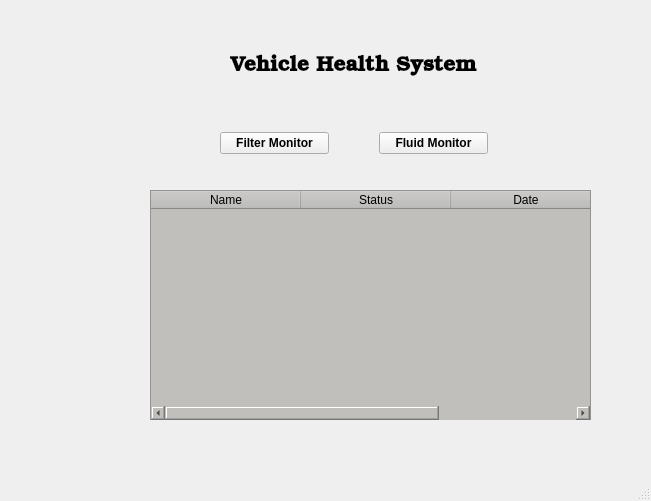
<?xml version="1.0" encoding="UTF-8"?>
<ui version="4.0">
 <class>MainWindow</class>
 <widget class="QMainWindow" name="MainWindow">
  <property name="geometry">
   <rect>
    <x>0</x>
    <y>0</y>
    <width>651</width>
    <height>501</height>
   </rect>
  </property>
  <property name="windowTitle">
   <string>MainWindow</string>
  </property>
  <widget class="QWidget" name="centralwidget">
   <widget class="QStackedWidget" name="stackedWidget">
    <property name="geometry">
     <rect>
      <x>120</x>
      <y>170</y>
      <width>481</width>
      <height>250</height>
     </rect>
    </property>
    <property name="currentIndex">
     <number>1</number>
    </property>
    <widget class="QWidget" name="page">
     <widget class="QTableWidget" name="FilterTable">
      <property name="geometry">
       <rect>
        <x>20</x>
        <y>20</y>
        <width>441</width>
        <height>231</height>
       </rect>
      </property>
      <property name="styleSheet">
       <string notr="true">background-color: rgb(192, 191, 188);</string>
      </property>
      <property name="rowCount">
       <number>0</number>
      </property>
      <attribute name="horizontalHeaderCascadingSectionResizes">
       <bool>true</bool>
      </attribute>
      <attribute name="horizontalHeaderDefaultSectionSize">
       <number>150</number>
      </attribute>
      <attribute name="horizontalHeaderShowSortIndicator" stdset="0">
       <bool>true</bool>
      </attribute>
      <attribute name="horizontalHeaderStretchLastSection">
       <bool>false</bool>
      </attribute>
      <attribute name="verticalHeaderVisible">
       <bool>false</bool>
      </attribute>
      <column>
       <property name="text">
        <string>Name</string>
       </property>
       <property name="background">
        <color>
         <red>29</red>
         <green>7</green>
         <blue>129</blue>
        </color>
       </property>
      </column>
      <column>
       <property name="text">
        <string>Status</string>
       </property>
       <property name="background">
        <color>
         <red>29</red>
         <green>7</green>
         <blue>129</blue>
        </color>
       </property>
      </column>
      <column>
       <property name="text">
        <string>Date</string>
       </property>
       <property name="background">
        <color>
         <red>29</red>
         <green>7</green>
         <blue>129</blue>
        </color>
       </property>
      </column>
     </widget>
    </widget>
    <widget class="QWidget" name="page_2">
     <widget class="QTableWidget" name="FluidTable">
      <property name="geometry">
       <rect>
        <x>30</x>
        <y>20</y>
        <width>441</width>
        <height>231</height>
       </rect>
      </property>
      <property name="styleSheet">
       <string notr="true">background-color: rgb(192, 191, 188);</string>
      </property>
      <property name="rowCount">
       <number>0</number>
      </property>
      <attribute name="horizontalHeaderCascadingSectionResizes">
       <bool>true</bool>
      </attribute>
      <attribute name="horizontalHeaderDefaultSectionSize">
       <number>150</number>
      </attribute>
      <attribute name="horizontalHeaderShowSortIndicator" stdset="0">
       <bool>true</bool>
      </attribute>
      <attribute name="horizontalHeaderStretchLastSection">
       <bool>true</bool>
      </attribute>
      <attribute name="verticalHeaderVisible">
       <bool>false</bool>
      </attribute>
      <column>
       <property name="text">
        <string>Name</string>
       </property>
       <property name="background">
        <color>
         <red>29</red>
         <green>7</green>
         <blue>129</blue>
        </color>
       </property>
      </column>
      <column>
       <property name="text">
        <string>Status</string>
       </property>
       <property name="background">
        <color>
         <red>29</red>
         <green>7</green>
         <blue>129</blue>
        </color>
       </property>
      </column>
      <column>
       <property name="text">
        <string>Date</string>
       </property>
       <property name="background">
        <color>
         <red>29</red>
         <green>7</green>
         <blue>129</blue>
        </color>
       </property>
      </column>
     </widget>
    </widget>
   </widget>
   <widget class="QLabel" name="label">
    <property name="geometry">
     <rect>
      <x>230</x>
      <y>40</y>
      <width>261</width>
      <height>51</height>
     </rect>
    </property>
    <property name="font">
     <font>
      <family>URW Bookman</family>
      <pointsize>16</pointsize>
      <bold>true</bold>
     </font>
    </property>
    <property name="text">
     <string>Vehicle Health System</string>
    </property>
   </widget>
   <widget class="QWidget" name="layoutWidget">
    <property name="geometry">
     <rect>
      <x>220</x>
      <y>130</y>
      <width>268</width>
      <height>27</height>
     </rect>
    </property>
    <layout class="QHBoxLayout" name="horizontalLayout">
     <property name="spacing">
      <number>50</number>
     </property>
     <item>
      <widget class="QPushButton" name="FilterButton">
       <property name="font">
        <font>
         <bold>true</bold>
        </font>
       </property>
       <property name="styleSheet">
        <string notr="true"/>
       </property>
       <property name="text">
        <string>Filter Monitor</string>
       </property>
      </widget>
     </item>
     <item>
      <widget class="QPushButton" name="FluidButton">
       <property name="font">
        <font>
         <bold>true</bold>
        </font>
       </property>
       <property name="styleSheet">
        <string notr="true"/>
       </property>
       <property name="text">
        <string>Fluid Monitor</string>
       </property>
      </widget>
     </item>
    </layout>
   </widget>
   <widget class="QWidget" name="horizontalLayoutWidget">
    <property name="geometry">
     <rect>
      <x>10</x>
      <y>100</y>
      <width>160</width>
      <height>80</height>
     </rect>
    </property>
    <layout class="QHBoxLayout" name="horizontalLayout_2"/>
   </widget>
  </widget>
  <widget class="QMenuBar" name="menubar">
   <property name="geometry">
    <rect>
     <x>0</x>
     <y>0</y>
     <width>651</width>
     <height>22</height>
    </rect>
   </property>
  </widget>
  <widget class="QStatusBar" name="statusbar"/>
 </widget>
 <resources/>
 <connections/>
</ui>
